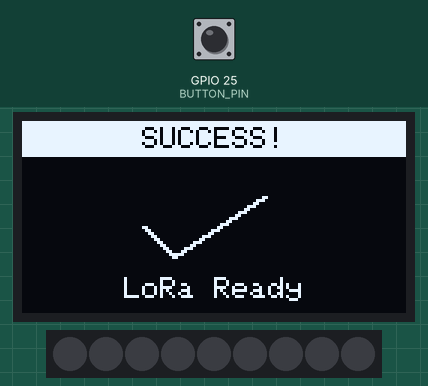
Bench run of a sketch on a simulated ESP32. On the bench: 128×64 one-colour display, 9 RGB LEDs in strip order, left to right. The test bench sets the inputs (shaded band); at power-on: GPIO 25 (BUTTON_PIN) HIGH. Dim RGB values are drawn brighter than linear; WiFi joins after 1.5 s; servers stay silent unless stated; uploads are accepted with an empty reply; no radio packets arrive unless stated; what the sketch prints to the serial monitor is not drawn.

Above: at 1.2 s.
At 6.9 s:
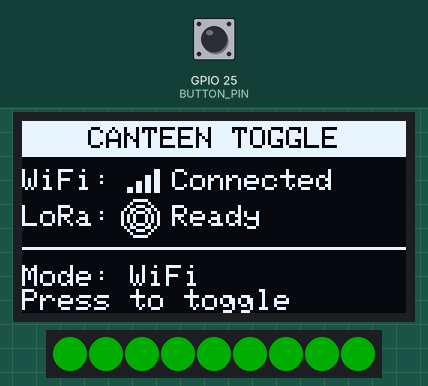
7.0 s: GPIO 25 (BUTTON_PIN) pulled LOW for 0.15 s
At 9.5 s:
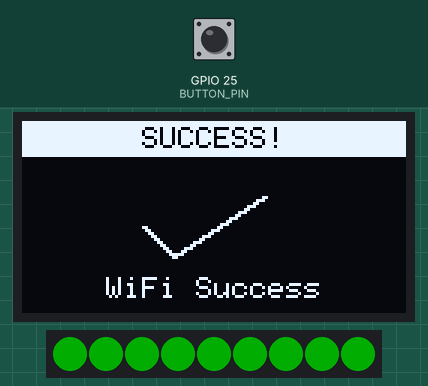
12.5 s: GPIO 25 (BUTTON_PIN) pulled LOW for 1 s
At 13.19 s:
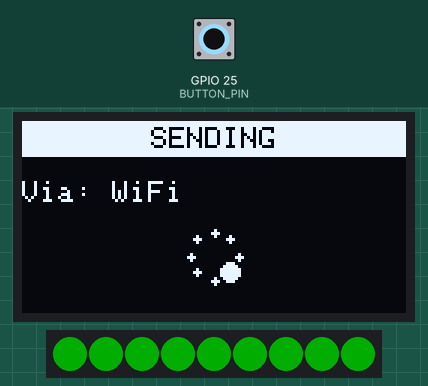
Timing chart, 0 to 15.5 s (numbered marks = the images above; inputs shaded):
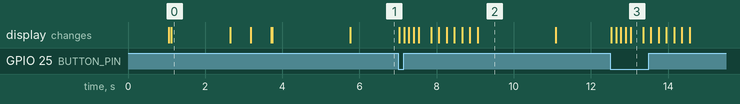

Measured:
- after the input at 7.0 s, the display: first changes at once (image 2 shows a later state)
- after the input at 12.5 s, the display: first changes at once (image 3 shows a later state)
- what the display in image 0 shows lasts 1.6 s, from 1.1 s to 2.7 s
- what the display in image 2 shows lasts 2.0 s, from 9.1 s to 11.1 s

The sketch:

wifipluslora.ino
```cpp
#include <WiFi.h>
#include <HTTPClient.h>
#include <SPI.h>
#include <LoRa.h>
#include <Wire.h>
#include <Adafruit_GFX.h>
#include <Adafruit_SSD1306.h>
#include <Adafruit_NeoPixel.h>

// ===== CONFIGURATION =====
// WiFi Credentials
#define WIFI_SSID     "Whyn3gg3r"
#define WIFI_PASSWORD "useownhotspotbiatch"

// API Configuration
#define API_URL "https://backenddeployagainhackiiit.onrender.com/api/canteens/6975f7e3deaf3d3a4cd8b654/toggle-status"
#define SECRET_KEY "toggle_canteen_secret_2024"

// Hardware Pins
#define BUTTON_PIN    25
#define LED_PIN       4
#define LED_COUNT     9

// LoRa Pins
#define LORA_SCK      18
#define LORA_MISO     19
#define LORA_MOSI     23
#define LORA_SS       5
#define LORA_RST      14
#define LORA_DIO0     2

// OLED Configuration
#define SCREEN_WIDTH  128
#define SCREEN_HEIGHT 64
#define OLED_RESET    -1
#define SCREEN_ADDRESS 0x3C

// ===== OBJECTS =====
Adafruit_SSD1306 display(SCREEN_WIDTH, SCREEN_HEIGHT, &Wire, OLED_RESET);
Adafruit_NeoPixel strip(LED_COUNT, LED_PIN, NEO_GRB + NEO_KHZ800);

// ===== VARIABLES =====
bool wifiConnected = false;
int currentLED = 0;
unsigned long lastLEDUpdate = 0;
unsigned long lastButtonCheck = 0;
bool lastButtonState = HIGH;
bool loraInitialized = false;
int animFrame = 0;

// ===== ENHANCED DISPLAY FUNCTIONS =====

// Draw a centered title bar
void drawTitleBar(const char* title) {
  display.fillRect(0, 0, SCREEN_WIDTH, 12, SSD1306_WHITE);
  display.setTextColor(SSD1306_BLACK);
  display.setTextSize(1);
  int16_t x = (SCREEN_WIDTH - (strlen(title) * 6)) / 2;
  display.setCursor(x, 2);
  display.print(title);
  display.setTextColor(SSD1306_WHITE);
}

// Draw WiFi signal strength icon
void drawWiFiIcon(int x, int y, bool connected) {
  if (connected) {
    int rssi = WiFi.RSSI();
    int bars = 0;
    if (rssi > -60) bars = 4;
    else if (rssi > -70) bars = 3;
    else if (rssi > -80) bars = 2;
    else bars = 1;

    for (int i = 0; i < bars; i++) {
      int h = (i + 1) * 2;
      display.fillRect(x + (i * 3), y + (8 - h), 2, h, SSD1306_WHITE);
    }
  } else {
    // Draw X for no connection
    display.drawLine(x, y, x + 8, y + 8, SSD1306_WHITE);
    display.drawLine(x + 8, y, x, y + 8, SSD1306_WHITE);
  }
}

// Draw LoRa icon
void drawLoRaIcon(int x, int y, bool active) {
  if (active) {
    // Draw antenna waves
    display.drawCircle(x + 4, y + 4, 2, SSD1306_WHITE);
    display.drawCircle(x + 4, y + 4, 4, SSD1306_WHITE);
    display.drawCircle(x + 4, y + 4, 6, SSD1306_WHITE);
  } else {
    display.drawRect(x, y, 8, 8, SSD1306_WHITE);
    display.drawLine(x, y, x + 8, y + 8, SSD1306_WHITE);
  }
}

// Status screen with icons
void showStatusScreen() {
  display.clearDisplay();

  // Title
  drawTitleBar("CANTEEN TOGGLE");

  // WiFi Status
  display.setCursor(0, 16);
  display.setTextSize(1);
  display.print("WiFi:");
  drawWiFiIcon(35, 16, wifiConnected);
  if (wifiConnected) {
    display.setCursor(50, 16);
    display.print("Connected");
  } else {
    display.setCursor(50, 16);
    display.print("Offline");
  }

  // LoRa Status
  display.setCursor(0, 28);
  display.print("LoRa:");
  drawLoRaIcon(35, 28, loraInitialized);
  if (loraInitialized) {
    display.setCursor(50, 28);
    display.print("Ready");
  } else {
    display.setCursor(50, 28);
    display.print("Error");
  }

  // Divider line
  display.drawLine(0, 42, SCREEN_WIDTH, 42, SSD1306_WHITE);

  // Mode indicator
  display.setTextSize(1);
  display.setCursor(0, 48);
  display.print("Mode: ");
  if (wifiConnected) {
    display.print("WiFi");
  } else if (loraInitialized) {
    display.print("LoRa");
  } else {
    display.print("ERROR");
  }

  // Ready message
  display.setCursor(0, 56);
  display.print("Press to toggle");

  display.display();
}

// Animated loading screen
void showLoadingScreen(const char* message, int progress) {
  display.clearDisplay();
  drawTitleBar("LOADING");

  // Message
  display.setTextSize(1);
  int16_t x = (SCREEN_WIDTH - (strlen(message) * 6)) / 2;
  display.setCursor(x, 24);
  display.print(message);

  // Progress bar
  int barWidth = 100;
  int barX = (SCREEN_WIDTH - barWidth) / 2;
  display.drawRect(barX, 40, barWidth, 8, SSD1306_WHITE);
  int fillWidth = (progress * (barWidth - 4)) / 100;
  display.fillRect(barX + 2, 42, fillWidth, 4, SSD1306_WHITE);

  // Percentage
  display.setCursor(56, 52);
  display.print(progress);
  display.print("%");

  display.display();
}

// Spinning animation for operations
void showOperationScreen(const char* operation, const char* method) {
  display.clearDisplay();
  drawTitleBar(operation);

  // Method
  display.setTextSize(1);
  display.setCursor(0, 20);
  display.print("Via: ");
  display.print(method);

  // Spinning animation
  int centerX = SCREEN_WIDTH / 2;
  int centerY = 45;
  int radius = 8;

  for (int i = 0; i < 8; i++) {
    float angle = (animFrame * 45 + i * 45) * PI / 180.0;
    int x = centerX + cos(angle) * radius;
    int y = centerY + sin(angle) * radius;
    int size = (i == 0) ? 3 : 1;
    display.fillCircle(x, y, size, SSD1306_WHITE);
  }

  animFrame = (animFrame + 1) % 8;

  display.display();
}

// Success screen with checkmark
void showSuccessScreen(const char* method) {
  display.clearDisplay();
  drawTitleBar("SUCCESS!");

  // Large checkmark
  display.drawLine(40, 35, 50, 45, SSD1306_WHITE);
  display.drawLine(50, 45, 80, 25, SSD1306_WHITE);
  display.drawLine(41, 35, 51, 45, SSD1306_WHITE);
  display.drawLine(51, 45, 81, 25, SSD1306_WHITE);

  // Method
  display.setTextSize(1);
  int16_t x = (SCREEN_WIDTH - (strlen(method) * 6)) / 2;
  display.setCursor(x, 52);
  display.print(method);

  display.display();
}

// Error screen with X
void showErrorScreen(const char* errorMsg) {
  display.clearDisplay();
  drawTitleBar("ERROR");

  // Large X
  display.drawLine(40, 25, 80, 45, SSD1306_WHITE);
  display.drawLine(80, 25, 40, 45, SSD1306_WHITE);
  display.drawLine(41, 25, 81, 45, SSD1306_WHITE);
  display.drawLine(81, 25, 41, 45, SSD1306_WHITE);

  // Error message
  display.setTextSize(1);
  int16_t x = (SCREEN_WIDTH - (strlen(errorMsg) * 6)) / 2;
  display.setCursor(x, 52);
  display.print(errorMsg);

  display.display();
}

// Info screen for startup
void showInfoScreen(const char* line1, const char* line2, const char* line3) {
  display.clearDisplay();
  drawTitleBar("SYSTEM INFO");

  display.setTextSize(1);
  display.setCursor(0, 20);
  display.println(line1);
  display.println();
  display.println(line2);
  display.println();
  display.println(line3);

  display.display();
}

// ===== SETUP =====
void setup() {
  Serial.begin(115200);
  delay(1000);

  pinMode(BUTTON_PIN, INPUT_PULLUP);

  // Initialize OLED
  if (!display.begin(SSD1306_SWITCHCAPVCC, SCREEN_ADDRESS)) {
    Serial.println(F("SSD1306 allocation failed"));
  } else {
    showInfoScreen("Initializing...", "Please wait", "");
  }

  // Initialize NeoPixels
  strip.begin();
  strip.setBrightness(50);
  strip.show();

  // Initialize LoRa
  initLoRa();

  // Connect to WiFi
  connectToWiFi();

  Serial.println("\n=== System Ready ===");
  showStatusScreen();
}

// ===== LORA INITIALIZATION =====
void initLoRa() {
  Serial.println("Initializing LoRa...");
  showInfoScreen("Initializing", "LoRa Module...", "");

  LoRa.setPins(LORA_SS, LORA_RST, LORA_DIO0);

  if (!LoRa.begin(433E6)) {
    Serial.println("❌ LoRa init failed!");
    loraInitialized = false;
    showErrorScreen("LoRa Failed");
    delay(2000);
  } else {
    Serial.println("✅ LoRa initialized");
    LoRa.setSpreadingFactor(12);
    LoRa.setSignalBandwidth(125E3);
    LoRa.setCodingRate4(5);
    loraInitialized = true;
    showSuccessScreen("LoRa Ready");
    delay(1000);
  }
}

// ===== WIFI CONNECTION =====
void connectToWiFi() {
  WiFi.disconnect(true);
  WiFi.mode(WIFI_STA);
  WiFi.begin(WIFI_SSID, WIFI_PASSWORD);

  Serial.print("Connecting to WiFi");

  int attempts = 0;
  while (WiFi.status() != WL_CONNECTED && attempts < 30) {
    delay(500);
    Serial.print(".");

    showLoadingScreen("Connecting WiFi", (attempts * 100) / 30);
    rotateLoadingLEDs(strip.Color(255, 0, 0));
    attempts++;
  }

  if (WiFi.status() == WL_CONNECTED) {
    Serial.println("\n✅ WiFi Connected");
    Serial.print("IP: ");
    Serial.println(WiFi.localIP());

    wifiConnected = true;
    setAllLEDs(strip.Color(0, 255, 0));

    showSuccessScreen("WiFi Connected");
    delay(2000);
  } else {
    Serial.println("\n❌ WiFi Failed");
    wifiConnected = false;
    setAllLEDs(strip.Color(255, 0, 0));

    showErrorScreen("WiFi Failed");
    delay(2000);
  }
}

// ===== LED FUNCTIONS =====
void rotateLoadingLEDs(uint32_t color) {
  strip.clear();
  strip.setPixelColor(currentLED, color);
  strip.show();
  currentLED = (currentLED + 1) % LED_COUNT;
}

void setAllLEDs(uint32_t color) {
  for (int i = 0; i < LED_COUNT; i++) {
    strip.setPixelColor(i, color);
  }
  strip.show();
}

void flashLEDs(uint32_t color, int times) {
  for (int i = 0; i < times; i++) {
    setAllLEDs(color);
    delay(200);
    strip.clear();
    strip.show();
    delay(200);
  }

  if (wifiConnected) {
    setAllLEDs(strip.Color(0, 255, 0));
  } else {
    setAllLEDs(strip.Color(255, 0, 0));
  }
}

// ===== TOGGLE CANTEEN VIA WIFI =====
bool toggleCanteenWiFi() {
  if (!wifiConnected) {
    return false;
  }

  HTTPClient http;

  Serial.println("🔄 Sending WiFi request...");

  // Show operation screen with animation
  for (int i = 0; i < 5; i++) {
    showOperationScreen("SENDING", "WiFi");
    delay(100);
  }

  http.begin(API_URL);
  http.addHeader("Content-Type", "application/json");

  String jsonBody = "{\"secretKey\":\"" + String(SECRET_KEY) + "\"}";
  int httpCode = http.POST(jsonBody);

  bool success = false;

  if (httpCode > 0) {
    Serial.printf("HTTP Code: %d\n", httpCode);

    if (httpCode == HTTP_CODE_OK || httpCode == 200) {
      String response = http.getString();
      Serial.println("✅ Success: " + response);
      showSuccessScreen("WiFi Success");
      flashLEDs(strip.Color(0, 0, 255), 3);
      success = true;
    } else {
      Serial.println("⚠️ HTTP Error");
      char errorMsg[20];
      sprintf(errorMsg, "HTTP %d", httpCode);
      showErrorScreen(errorMsg);
      flashLEDs(strip.Color(255, 165, 0), 2);
    }
  } else {
    Serial.println("❌ Request failed");
    showErrorScreen("WiFi Error");
    flashLEDs(strip.Color(255, 0, 0), 2);
  }

  http.end();

  delay(2000);
  showStatusScreen();

  return success;
}

// ===== TOGGLE CANTEEN VIA LORA =====
void toggleCanteenLoRa() {
  if (!loraInitialized) {
    Serial.println("❌ LoRa not initialized");
    showErrorScreen("LoRa Error");
    return;
  }

  Serial.println("📡 Sending LoRa request...");

  // Show operation screen with animation
  for (int i = 0; i < 5; i++) {
    showOperationScreen("SENDING", "LoRa");
    delay(100);
  }

  LoRa.beginPacket();
  LoRa.print("TOGGLE:");
  LoRa.print(SECRET_KEY);
  LoRa.endPacket();

  Serial.println("✅ LoRa packet sent");
  showSuccessScreen("LoRa Sent");

  flashLEDs(strip.Color(255, 255, 0), 3);

  delay(2000);
  showStatusScreen();
}

// ===== HANDLE BUTTON PRESS =====
void handleButtonPress() {
  bool buttonState = digitalRead(BUTTON_PIN);

  if (millis() - lastButtonCheck < 200) {
    return;
  }

  if (buttonState == LOW && lastButtonState == HIGH) {
    Serial.println("\n🔘 Button Pressed!");

    if (wifiConnected) {
      bool success = toggleCanteenWiFi();
      if (!success) {
        Serial.println("WiFi failed, trying LoRa...");
        toggleCanteenLoRa();
      }
    } else {
      toggleCanteenLoRa();
    }

    lastButtonCheck = millis();
  }

  lastButtonState = buttonState;
}

// ===== MAIN LOOP =====
void loop() {
  handleButtonPress();

  static unsigned long lastWiFiCheck = 0;
  if (millis() - lastWiFiCheck > 30000) {
    if (WiFi.status() != WL_CONNECTED && wifiConnected) {
      Serial.println("⚠️ WiFi disconnected");
      wifiConnected = false;
      setAllLEDs(strip.Color(255, 0, 0));
      showStatusScreen();
    } else if (WiFi.status() == WL_CONNECTED && !wifiConnected) {
      Serial.println("✅ WiFi reconnected");
      wifiConnected = true;
      setAllLEDs(strip.Color(0, 255, 0));
      showStatusScreen();
    }
    lastWiFiCheck = millis();
  }

  delay(10);
}
```
